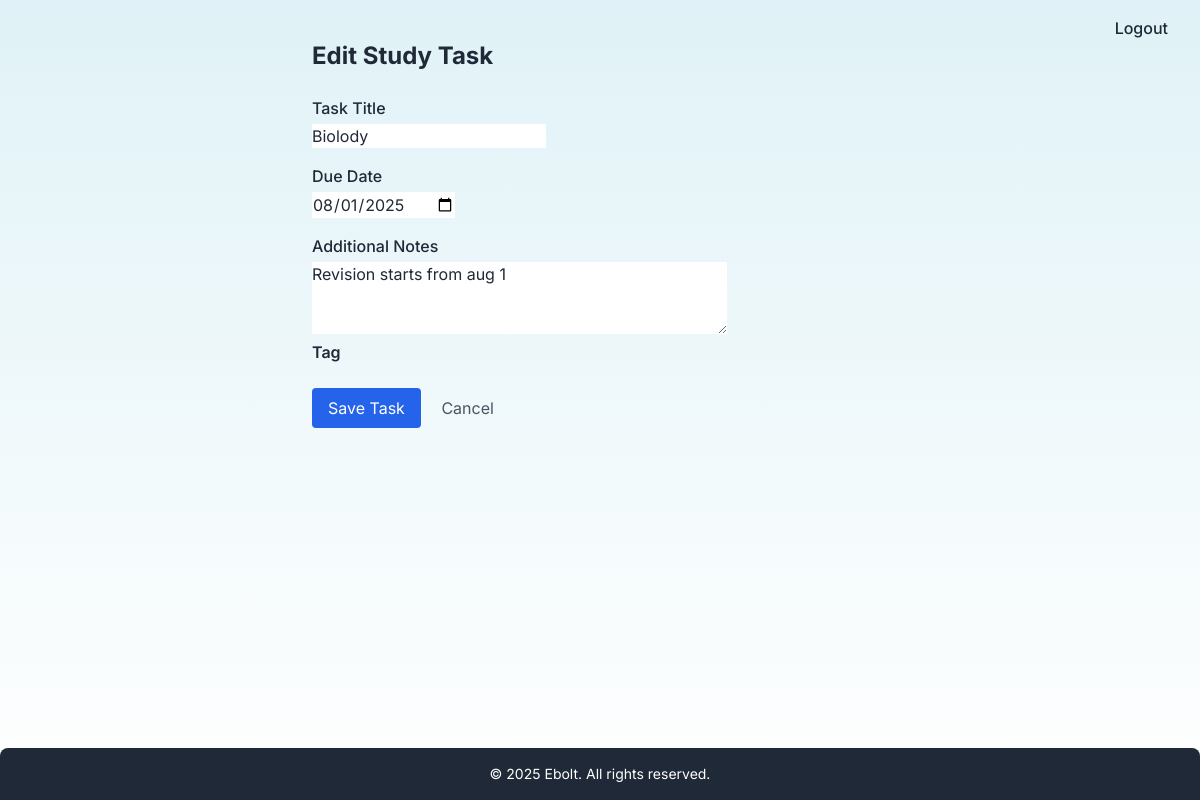
/edit_study_task/3/ (signed in), run on the app's committed database.
### notes/models.py (models this page shows, shortened)
class StudyTask(models.Model):
    user = models.ForeignKey(User, on_delete=models.CASCADE)
    title = models.CharField(max_length=255)
    due_date = models.DateField()
    notes = models.TextField(blank=True, null=True)
    completed = models.BooleanField(default=False)
    created_at = models.DateTimeField(auto_now_add=True)

### notes/views.py (the view)
# urls.py: path('edit_study_task/<int:pk>/', views.edit_study_task, name='edit_study_task'),
@login_required
def edit_study_task(request, pk):
    task = get_object_or_404(StudyTask, pk=pk, user=request.user)
    if request.method == 'POST':
        form = StudyTaskForm(request.POST, instance=task)
        if form.is_valid():
            form.save()
            return redirect('study_planner')
    else:
        form = StudyTaskForm(instance=task)
    return render(request, 'study_task_form.html', {'form': form, 'form_title': 'Edit Study Task'})

### notes/forms.py
class StudyTaskForm(forms.ModelForm):
    class Meta:
        model = StudyTask
        fields = ['title', 'due_date', 'notes']
        widgets = {
            'due_date': forms.DateInput(attrs={'type': 'date'}),
            'notes': forms.Textarea(attrs={'rows': 3}),
        }

### notes/templates/study_task_form.html (shortened to what this page needs)
{% extends 'base.html' %}
{% block content %}
<div class="max-w-xl mx-auto py-10">
    <h2 class="text-2xl font-bold mb-6">{{ form_title }}</h2>
    <form method="post">
        <div class="space-y-4">
            <div>
                <label class="block mb-1 font-medium">Task Title</label>
                {{ form.title }}
            </div>
            <div>
                <label class="block mb-1 font-medium">Due Date</label>
                {{ form.due_date }}
            </div>
            <div>
                <label class="block mb-1 font-medium">Additional Notes</label>
                {{ form.notes }}
            </div>
        </div>
        <div class="mb-4">
            <label class="block font-semibold mb-1" for="id_tag">Tag</label>
        </div>
        <div class="mt-6">
            <button type="submit" class="bg-blue-600 text-white px-4 py-2 rounded hover:bg-blue-700">Save Task</button>
            <a href="{% url 'study_planner' %}" class="ml-4 text-gray-600 hover:underline">Cancel</a>
        </div>
    </form>
</div>
{% endblock %}

### notes/templates/base.html (style rules this page uses)
body { font-family: "Inter", sans-serif; background: linear-gradient(to bottom, #e0f2f7, #ffffff); }

### data on the page
StudyTask: title "Biolody", due_date "08/01/2025", notes "Revision starts from aug 1"
